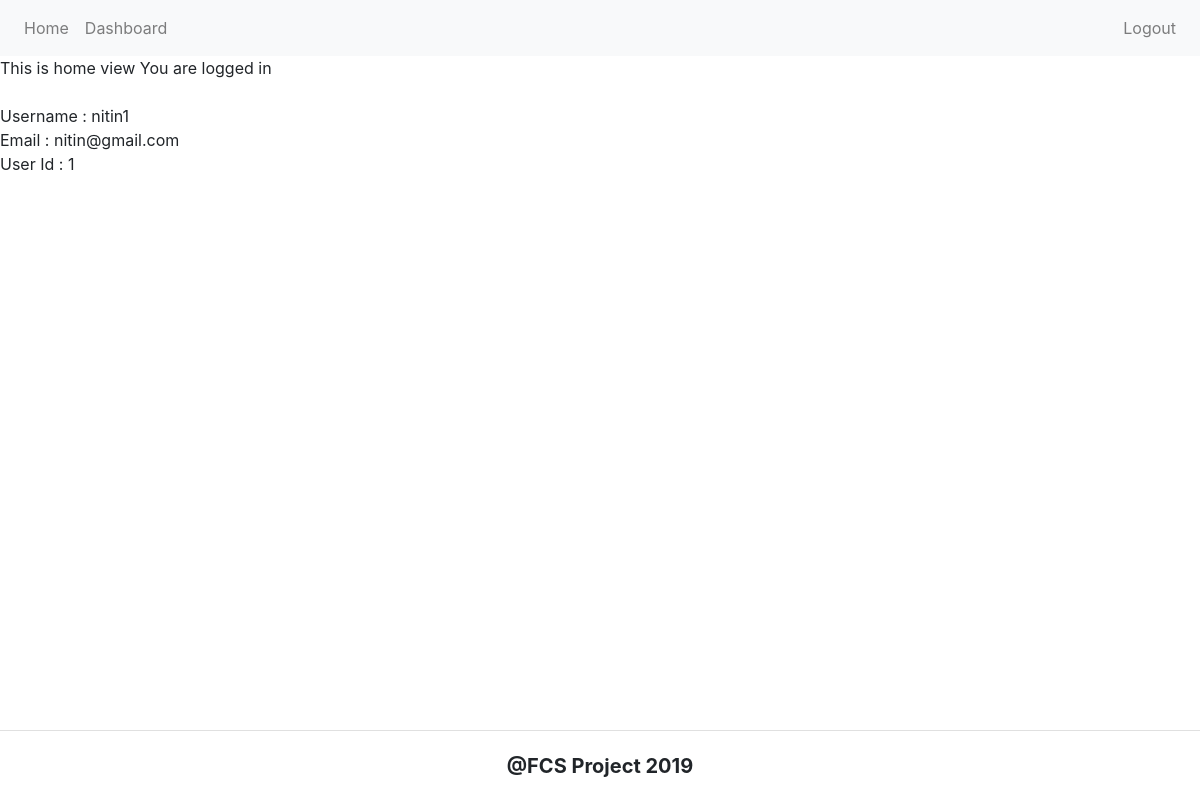
The page / (signed in) on the database its author committed.
### account/models.py (models this page shows, shortened)
class Account(AbstractBaseUser):
	email = models.EmailField(verbose_name="email", max_length=60, unique=True)
	username = models.CharField(verbose_name="username", max_length=30, unique=True)
	first_name = models.CharField(verbose_name="first name", max_length=30)
	last_name = models.CharField(verbose_name="last name", max_length=30)
	phone_no = models.CharField(verbose_name="phone number", max_length=10, unique=True)
	date_joined = models.DateTimeField(verbose_name="data joined", auto_now_add=True)
	last_login = models.DateTimeField(verbose_name="last login", auto_now=True)
	is_admin = models.BooleanField(default=False)
	is_active = models.BooleanField(default=True)
	is_staff = models.BooleanField(default=False)
	is_superuser = models.BooleanField(default=False)
	is_casual_user = models.BooleanField(default=True)
	is_premium_user = models.BooleanField(default=False)
	is_commercial_user = models.BooleanField(default=False)
	is_verified = models.BooleanField(default=False)
	USERNAME_FIELD = 'email'
	REQUIRED_FIELDS = ['username', 'first_name', 'last_name', 'phone_no']
	objects = MyAccountManager()
	def __str__(self):
		return self.email

### home/views.py (the view)
# urls.py: url(r'^$', home_view, name="home"),
def home_view(request):
	random_text = "This is home view"
	args = {
		'random_text' : random_text
	}
	return render(request, 'home.html', args)

### home/templates/home.html
{% extends 'home/base.html' %}
{% block content %}
	{{ random_text }}
	{% if request.user.is_authenticated %}
		You are logged in <br><br>
		Username : {{ request.user.username }} <br>
		Email : {{ request.user }} <br>
		User Id : {{ request.user.id }} <br>
	{% endif %}
{% endblock %}

### rows shown on the page
Account: user.username "nitin1", user "nitin@gmail.com", user.id "1"

### other values the page prints
{{ random_text }} "This is home view"
